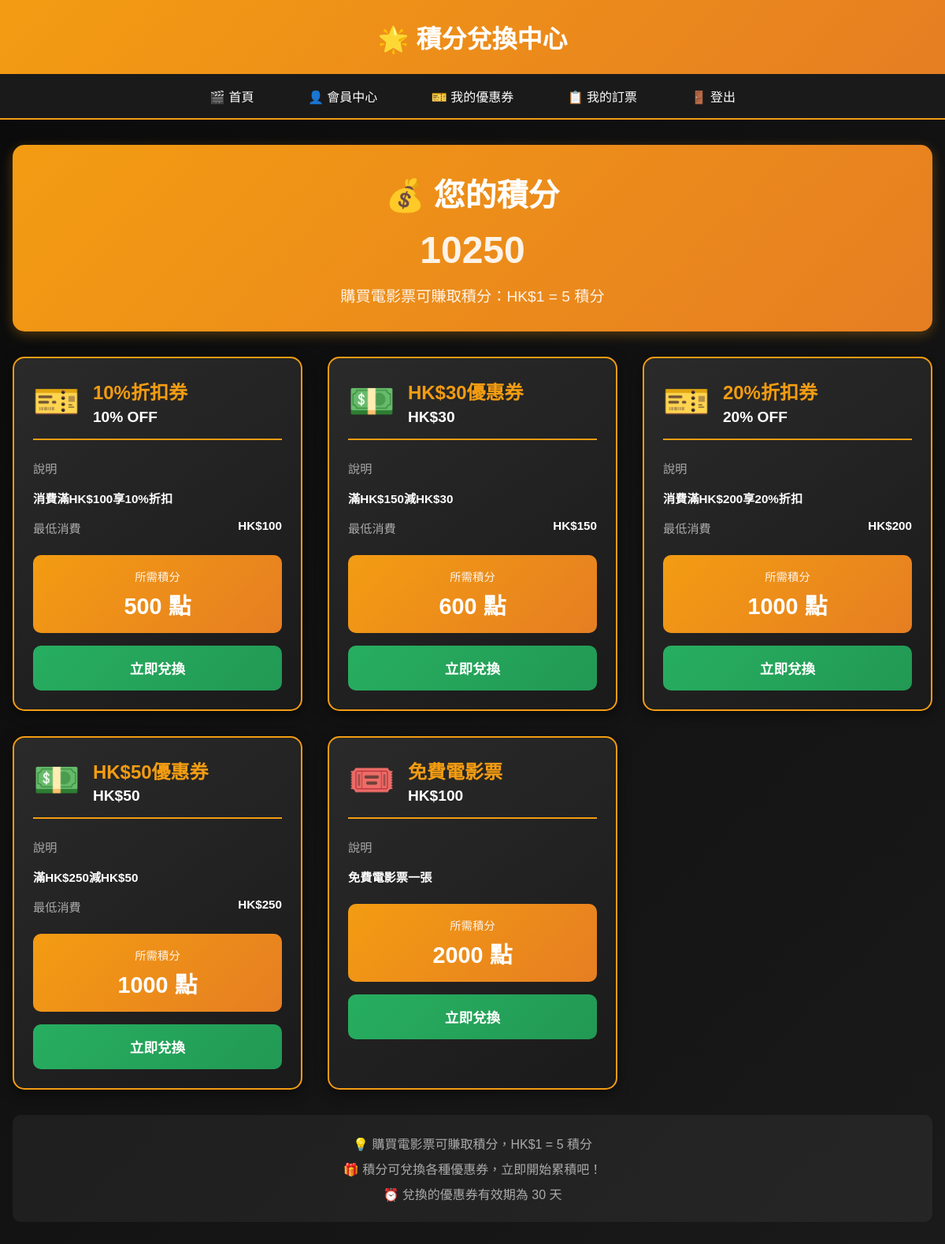
Before: /exchange_points (signed in) with the older database file.
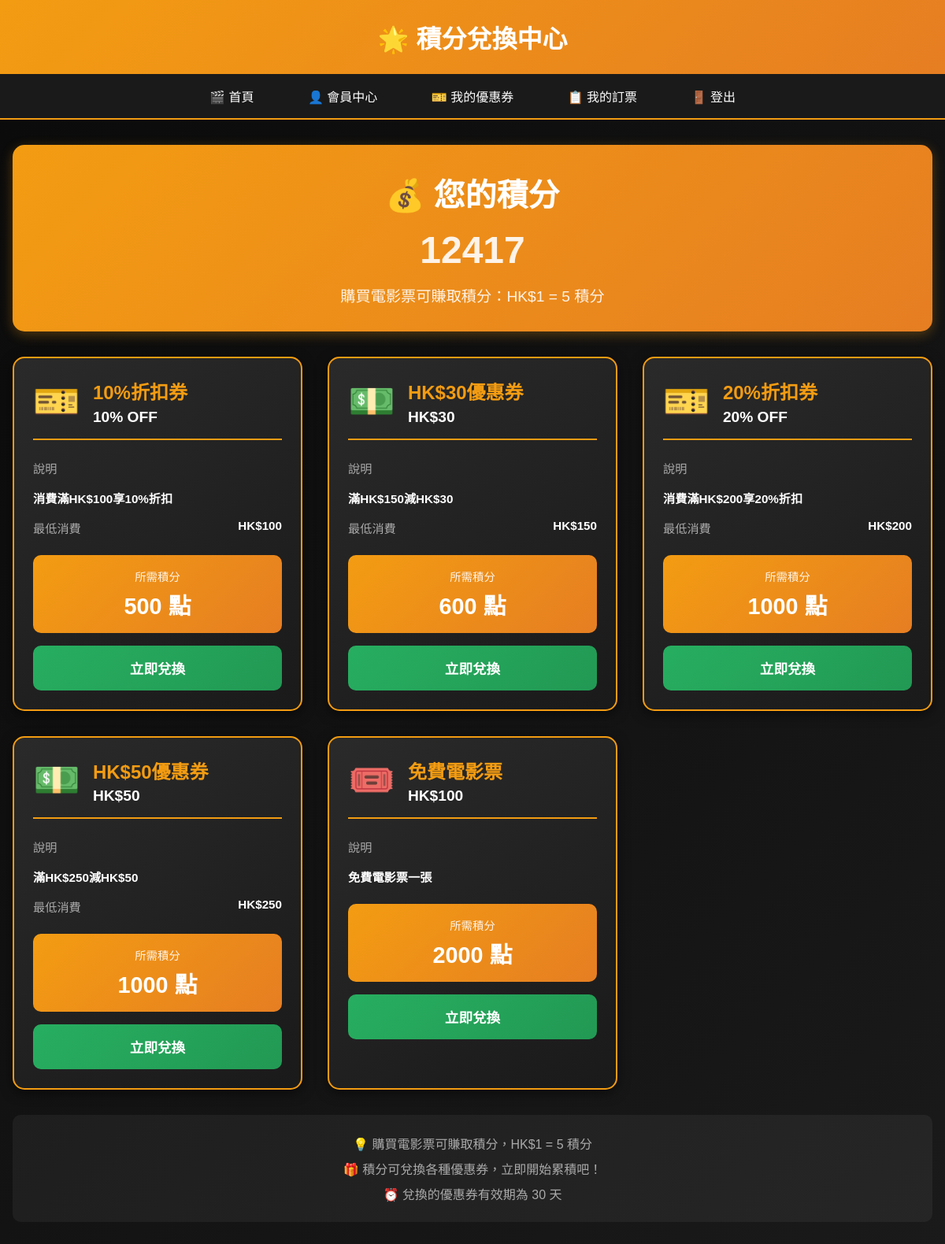
After: the same page with the newer database file.
### app/models.py (models this page shows, shortened)
class User(UserMixin, db.Model):
    id = db.Column(db.Integer, primary_key=True)
    username = db.Column(db.String(64), index=True, unique=True, nullable=False)
    email = db.Column(db.String(120), index=True, unique=True, nullable=False)
    password_hash = db.Column(db.String(128))
    is_admin = db.Column(db.Boolean, default=False)  # Ensure this line exists
    date_joined = db.Column(db.DateTime, default=datetime.utcnow)
    points = db.Column(db.Integer, default=0)  # Member points for rewards
    vip_type = db.Column(db.String(20), nullable=True)  # 'monthly', 'yearly', or None
    vip_expiry = db.Column(db.DateTime, nullable=True)  # VIP expiration date
    auto_renew_vip = db.Column(db.Boolean, default=False)  # Auto-renew VIP membership

### app/routes.py (the view)
@app.route('/exchange_points')
@login_required
def exchange_points():
    if current_user.points is None:
        current_user.points = 0
        db.session.commit()
    points_coupons = get_points_coupons()
    exchange_options = []
    for coupon_type, template in points_coupons.items():
        if template.get('discount_type') == 'percentage':
            discount_display = f"{template.get('discount_value')}% OFF"
        else:
            discount_display = f"HK${template.get('discount_value')}"
        exchange_options.append({
            'type': coupon_type,
            'name': template['name'],
            'description': template['description'],
            'icon': template['icon'],
            'discount': discount_display,
            'points_cost': template['points_cost'],
            'min_purchase': template.get('min_purchase', 0),
            'can_afford': current_user.points >= template['points_cost']
        })
    exchange_options.sort(key=lambda x: x['points_cost'])
    return render_template('exchange_points.html.j2',
                         exchange_options=exchange_options,
                         user_points=current_user.points)

### app/data/coupon_system.py (called while the page is built)
def get_points_coupons():
    return {k: v for k, v in COUPON_TYPES.items() if 'points_cost' in v}

### app/models.py (called while the page is built)
@login.user_loader
def load_user(id):
    return User.query.get(int(id))

### app/templates/exchange_points.html.j2 (shortened to what this page needs)
<!DOCTYPE html>
<html lang="zh-HK">
<head>
</head>
<body>
    <header>
        <h1>🌟 積分兌換中心</h1>
    </header>
    <nav>
        <a href="{{ url_for('cinema_index') }}">🎬 首頁</a>
        <a href="{{ url_for('profile') }}">👤 會員中心</a>
        <a href="{{ url_for('my_coupons') }}">🎫 我的優惠券</a>
        <a href="{{ url_for('my_bookings') }}">📋 我的訂票</a>
        <a href="{{ url_for('logout') }}">🚪 登出</a>
    </nav>
    <div class="container">
        <div class="points-banner">
            <h2>💰 您的積分</h2>
            <p style="font-size: 3rem; font-weight: bold; margin: 1rem 0;">{{ user_points }}</p>
            <p>購買電影票可賺取積分：HK$1 = 5 積分</p>
        </div>
        <div class="exchange-grid">
            {% for option in exchange_options %}
            <div class="coupon-card {% if not option.can_afford %}disabled{% endif %}">
                <div class="coupon-header">
                    <div class="coupon-icon">{{ option.icon }}</div>
                    <div class="coupon-title">
                        <h3>{{ option.name }}</h3>
                        <div class="coupon-discount">{{ option.discount }}</div>
                    </div>
                </div>
                <div class="coupon-details">
                    <div class="detail-row">
                        <span class="detail-label">說明</span>
                    </div>
                    <div class="detail-row">
                        <span class="detail-value">{{ option.description }}</span>
                    </div>
                    {% if option.min_purchase > 0 %}
                    <div class="detail-row">
                        <span class="detail-label">最低消費</span>
                        <span class="detail-value">HK${{ option.min_purchase }}</span>
                    </div>
                    {% endif %}
                </div>
                <div class="points-cost">
                    <div class="points-cost-label">所需積分</div>
                    <div class="points-cost-value">{{ option.points_cost }} 點</div>
                </div>
                <form method="POST" action="{{ url_for('do_exchange_points', coupon_type=option.type) }}">
                    <button type="submit" class="exchange-btn"
                            {% if not option.can_afford %}disabled{% endif %}>
                        {% if option.can_afford %}
                            立即兌換
                        {% else %}
                            積分不足
                        {% endif %}
                    </button>
                </form>
            </div>
            {% endfor %}
        </div>
        <div class="info-text">
            <p>💡 購買電影票可賺取積分，HK$1 = 5 積分</p>
            <p>🎁 積分可兌換各種優惠券，立即開始累積吧！</p>
            <p>⏰ 兌換的優惠券有效期為 30 天</p>
        </div>
    </div>
</body>
</html>

Changed rows visible on the page:
changed User: points "10250" → "12417"
